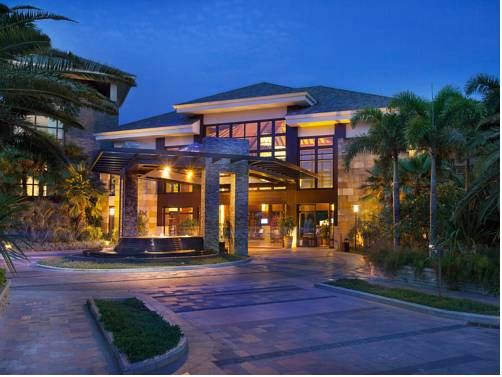
#> input picture grand.jpg, 502 x 377 px
$ python bit_plane_slicing.py
#> lines starting #> are read from the running program, lines starting #| are printed output that depends on the picture; after the words box and inside, x2 and y2 are one past the last pixel; in counts of white or black regions, pixels touching at a corner belong together
import numpy as np
import pandas as pd
import cv2
import matplotlib.pyplot as plt

original_image = cv2.imread('grand.jpg')
#> original_image is the input picture: shape (377, 502, 3); mean B, G, R 104, 78.6, 68.9

# Convert the image in grayscale
img = cv2.cvtColor(original_image, cv2.COLOR_BGR2GRAY)
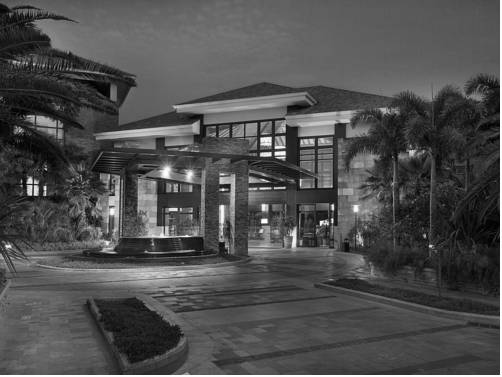
#> img: shape (377, 502); min 0, max 255, mean 78.6

# Iterate over each pixel and change pixel value to binary using np.binary_repr() and store it in a list.
lst = []
for i in range(img.shape[0]):
    for j in range(img.shape[1]):
         lst.append(np.binary_repr(img[i][j] ,width=8))
#> after the loop, lst = 189254 items
# width = no. of bits

# We have a list of strings where each string represents binary pixel value.
# To extract bit planes, iterate over the strings and store the characters corresponding to bit planes into lists.
# reshape to reconstruct the binary image.
eight_bit_img = (np.array([int(i[0]) for i in lst],dtype = np.uint8)).reshape(img.shape[0],img.shape[1])
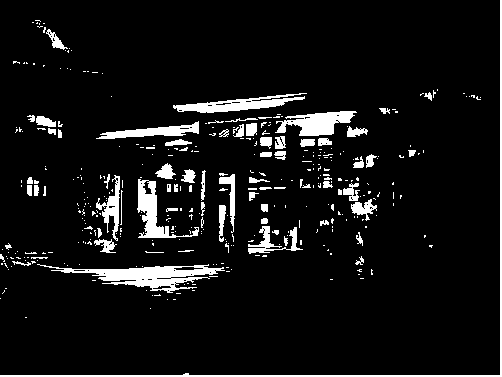
#> eight_bit_img: shape (377, 502); values 0 (black) and 1 (white), 7.7% white; 374 white regions (301 under 20 px), largest, box (x1, y1, x2, y2) and area: (37, 264, 225, 293) 2024, (0, 0, 502, 377) 1764, (275, 111, 357, 136) 1139
seven_bit_img = (np.array([int(i[1]) for i in lst],dtype = np.uint8)).reshape(img.shape[0],img.shape[1])
#> seven_bit_img: shape (377, 502); values 0 (black) and 1 (white), 56.4% white; 545 black regions (503 under 20 px), largest, box (x1, y1, x2, y2) and area: (0, 3, 500, 316) 68052, (81, 297, 189, 375) 5359, (305, 350, 500, 375) 2126
six_bit_img = (np.array([int(i[2]) for i in lst],dtype = np.uint8)).reshape(img.shape[0],img.shape[1])
#> six_bit_img: shape (377, 502); values 0 (black) and 1 (white), 54.4% white; 1267 black regions (1156 under 20 px), largest, box (x1, y1, x2, y2) and area: (0, 148, 500, 375) 42840, (291, 0, 500, 119) 10494, (433, 172, 500, 294) 3986
five_bit_img = (np.array([int(i[3]) for i in lst],dtype = np.uint8)).reshape(img.shape[0],img.shape[1])
#> five_bit_img: shape (377, 502); values 0 (black) and 1 (white), 47.7% white; 871 white regions (822 under 20 px), largest, box (x1, y1, x2, y2) and area: (0, 0, 502, 377) 82967, (135, 26, 251, 66) 1904, (240, 265, 327, 278) 440
four_bit_img = (np.array([int(i[4]) for i in lst],dtype = np.uint8)).reshape(img.shape[0],img.shape[1])
#> four_bit_img: shape (377, 502); values 0 (black) and 1 (white), 51.6% white; 720 black regions (691 under 20 px), largest, box (x1, y1, x2, y2) and area: (0, 0, 501, 376) 83802, (376, 0, 500, 66) 2402, (135, 26, 251, 66) 1904
three_bit_img = (np.array([int(i[5]) for i in lst],dtype = np.uint8)).reshape(img.shape[0],img.shape[1])
#> three_bit_img: shape (377, 502); values 0 (black) and 1 (white), 49.6% white in thin lines or dots
two_bit_img = (np.array([int(i[6]) for i in lst],dtype = np.uint8)).reshape(img.shape[0],img.shape[1])
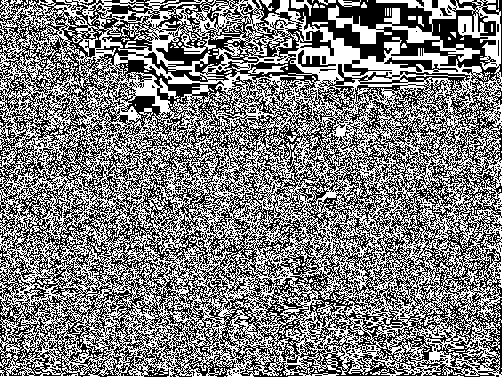
#> two_bit_img: shape (377, 502); values 0 (black) and 1 (white), 49.8% white in thin lines or dots
one_bit_img = (np.array([int(i[7]) for i in lst],dtype = np.uint8)).reshape(img.shape[0],img.shape[1])
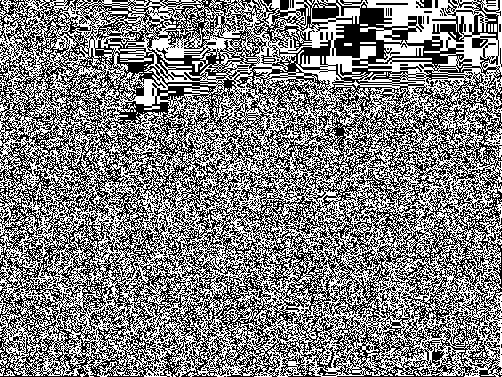
#> one_bit_img: shape (377, 502); values 0 (black) and 1 (white), 50.2% white; black in thin lines or dots

# Concatenate these images for ease of display using cv2.hconcat()
finalr = cv2.hconcat([eight_bit_img,seven_bit_img,six_bit_img,five_bit_img])
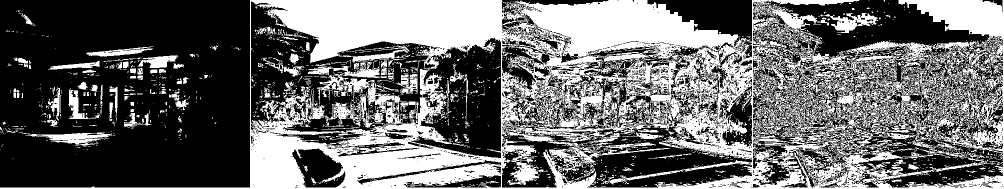
#> finalr: shape (377, 2008) (shown at 1/2 size); values 0 (black) and 1 (white), 41.6% white; 2623 white regions (2398 under 20 px), largest, box (x1, y1, x2, y2) and area: (0, 0, 2008, 377) 281529, (37, 264, 225, 293) 2024, (1641, 26, 1757, 66) 1904
finalv =cv2.hconcat([four_bit_img,three_bit_img,two_bit_img,one_bit_img])
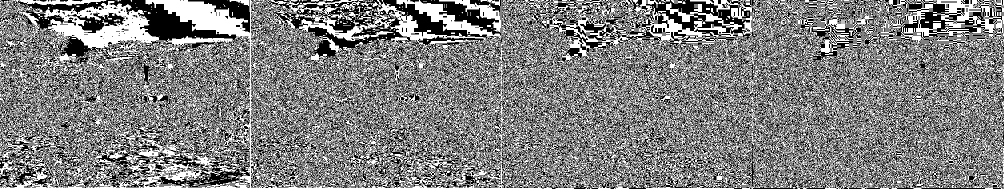
#> finalv: shape (377, 2008) (shown at 1/2 size); values 0 (black) and 1 (white), 50.3% white; black in thin lines or dots

# Vertically concatenate
final = cv2.vconcat([finalr,finalv])
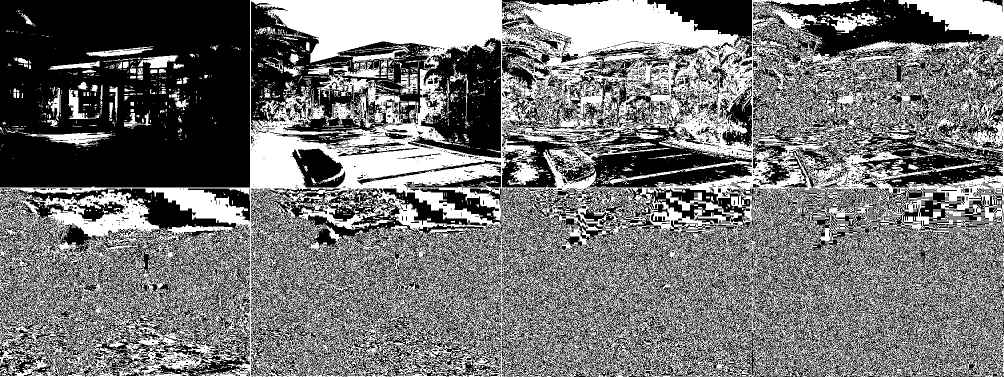
#> final: shape (754, 2008) (shown at 1/2 size); values 0 (black) and 1 (white), 45.9% white; 4967 white regions (4686 under 20 px), largest, box (x1, y1, x2, y2) and area: (0, 0, 2008, 754) 653656, (37, 264, 225, 293) 2024, (1641, 26, 1757, 66) 1904

# Display
fig, axes = plt.subplots(nrows=1, ncols=2)

# cmap maps the color, here we give value 'gray' to cmap for binary image as well bit image,
# cmap = 'binary' gives negative image
imgs = [img, final]
for i, ax in enumerate(axes):
    ax.imshow(imgs[i], cmap='gray')
    ax.axis('off')
plt.tight_layout()
plt.show()

lst = []
for i in range(img.shape[0]):
    for j in range(img.shape[1]):
         lst.append(np.binary_repr(img[i][j] ,width=8))

plt.figure(figsize = (20, 10))
plt.axis('off')
plt.imshow(final, cmap='gray')
plt.show()
